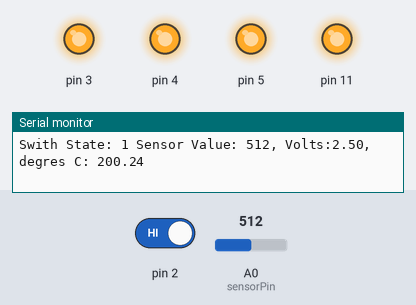
Recording of a sketch running on a simulated Arduino Uno, built with avr-gcc and run on an emulated ATmega328P. Parts: output pins drawn as LEDs (lit = HIGH), the last lines printed to the serial monitor. The test bench sets the inputs (shaded band); at power-on: A0 (sensorPin) = 512, pin 2 HIGH.

Above: at 1.8 s.
1.9 s: A0 (sensorPin) set to 169
3.4 s: A0 (sensorPin) set to 155
At 4.4 s:
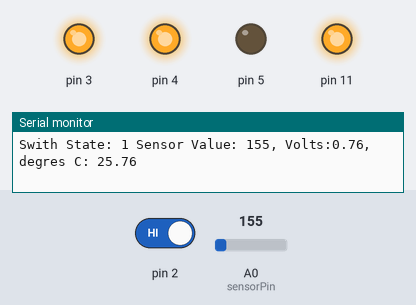
5.5 s: pin 2 driven LOW
At 7.2 s:
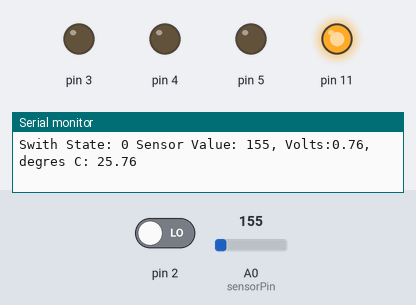
7.5 s: pin 2 driven HIGH
At 8.8 s:
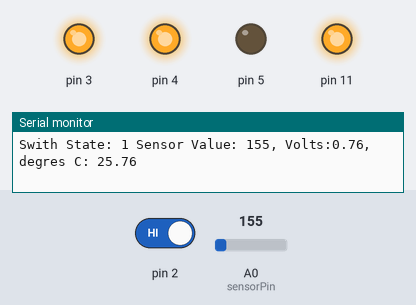
9.5 s: A0 (sensorPin) set to 122
At 10.5 s:
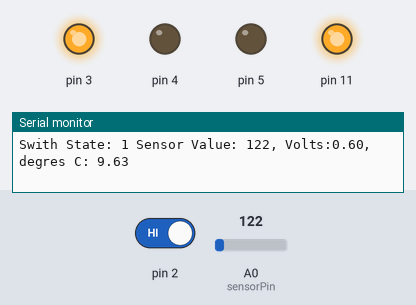
11.5 s: A0 (sensorPin) set to 306
At 13.3 s:
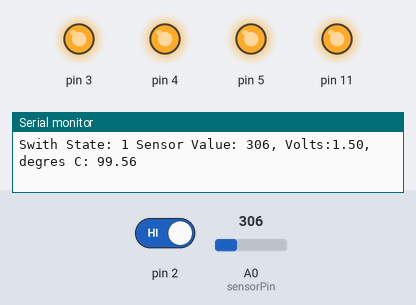
Timing chart, 0 to 14.5 s (numbered marks = the images above; inputs shaded):
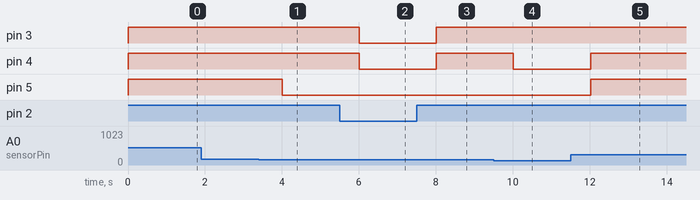

Measured:
- the behaviour switches between 156 and 155 on A0 (sensorPin) (found by bisection; images 0 and 1)
- after the input at 3.4 s, pin 5: HIGH → LOW after 0.61 s
- after the input at 5.5 s, pin 3, pin 4: HIGH → LOW after 0.51 s
- after the input at 7.5 s, pin 3, pin 4: LOW → HIGH after 0.51 s
- after the input at 9.5 s, pin 4: HIGH → LOW after 0.52 s
- after the input at 11.5 s, pin 4, pin 5: LOW → HIGH after 0.52 s

The sketch:

projekt3.ino
```cpp
volatile int switchState = 0;
const int sensorPin = A0;
const float baselineTemp = 20.0;

void setup()
{
    // put your setup code here, to run once:
    Serial.begin(9600);
    pinMode(3, OUTPUT);
    pinMode(4, OUTPUT);
    pinMode(5, OUTPUT);
    pinMode(11, OUTPUT);
    pinMode(2, INPUT);

    digitalWrite(3, LOW);
    digitalWrite(4, LOW);
    digitalWrite(5, LOW);
    digitalWrite(11, HIGH);
}

void loop()
{
    // put your main code here, to run repeatedly:

    switchState = digitalRead(2);

    int sensorVal = analogRead(sensorPin);
    Serial.print("Swith State: ");
    Serial.print(switchState);
    Serial.print(" Sensor Value: " + String(sensorVal) + ", Volts:");

    float tempVoltage = sensorVal * 5.0 / 1023.0;
    Serial.print(String(tempVoltage) + ", degres C: ");

    float tempC = (tempVoltage - 0.5) * 100;
    Serial.println(tempC);

    if (switchState == LOW)
    {
        digitalWrite(3, LOW);
        digitalWrite(4, LOW);
        digitalWrite(5, LOW);
    }
    else
    {
        if (tempC < baselineTemp + 2)
        {
            digitalWrite(3, HIGH);
            digitalWrite(4, LOW);
            digitalWrite(5, LOW);
        }
        else if (tempC >= baselineTemp + 4 && tempC < baselineTemp + 6)
        {
            digitalWrite(3, HIGH);
            digitalWrite(4, HIGH);
            digitalWrite(5, LOW);
        }
        else if (tempC >= baselineTemp + 6)
        {
            digitalWrite(3, HIGH);
            digitalWrite(4, HIGH);
            digitalWrite(5, HIGH);
        }
    }
    delay(1000);
}
```
